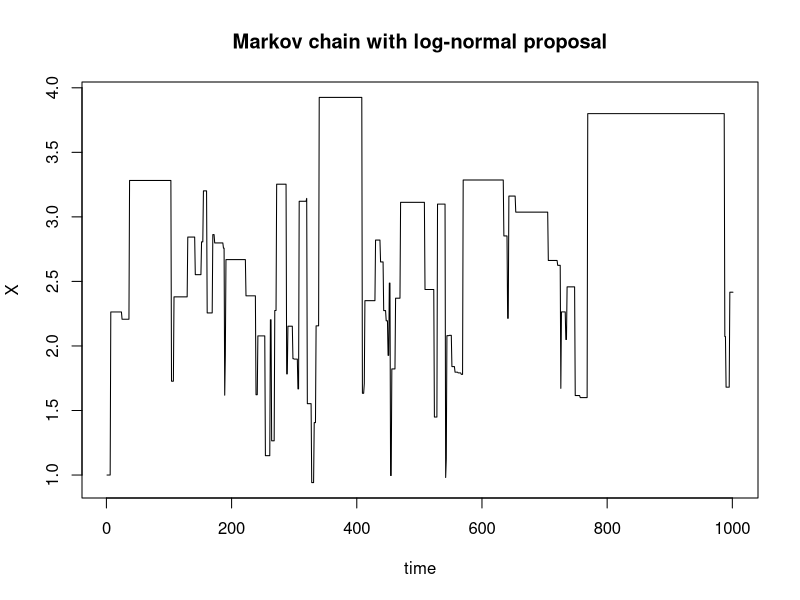
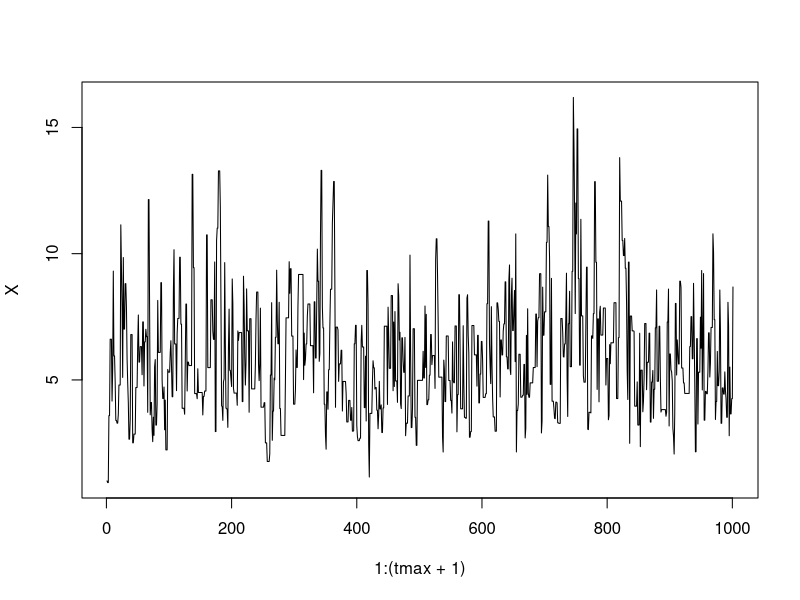

The R source for these figures, in order:
############### Question 1: Computations with Metropolis-Hastings ######################

# R version
RNGversion('3.5.1')

# Seed
set.seed(1234567890)

#libraries
library(coda)

# 1.

posterior <- function(x){
  x^5 * exp(-x)
}

posterior_sampler_ln <- function(tmax=1000, starting_point = 1) {
  
  
  X=rep(starting_point,tmax)
  
  for (t in 1:tmax) {
    
    Y = rlnorm(1,meanlog = X[t],sdlog = 1)
    U = runif(1,min = 0, max = 1)
    
    alpha = min(1,
                (posterior(Y) * dlnorm(X[t],meanlog = Y, sdlog = 1)) /
                  (posterior(X[t]) * dlnorm(Y, meanlog = X[t], sdlog = 1)))
    
    if (U < alpha) {
      X[t+1] = Y
    } else {
      X[t+1] = X[t]
    }
    
    t = t+1
    
  }
  
  return(X)
  
}

tmax=1000

# Seed
set.seed(1234567890)

plot(1:(tmax+1),posterior_sampler_ln(tmax = tmax), type ='l' 
     , main="Markov chain with log-normal proposal"
     , xlab = "time"
     , ylab = "X")


# 2.

posterior_sampler_chisq <- function(tmax=1000, starting_point = 1) {
  
  X=rep(starting_point,tmax)
  
  for (t in 1:tmax) {
    
    Y = rchisq(1,df = floor(X[t]+1))
    U = runif(1,min = 0, max = 1)
    
    alpha = min(1,
                (posterior(Y) * dchisq(X[t],df = floor(Y+1))) /
                  (posterior(X[t]) * dchisq(Y, df = floor(X[t]+1))))
    
    if (U < alpha) {
      X[t+1] = Y
    } else {
      X[t+1] = X[t]
    }
    
    t = t+1
    
  }
  
  return(X)
  
}

tmax=1000
X = posterior_sampler_chisq(starting_point = 1, tmax = tmax)
plot(1:(tmax+1),X, type = 'l')

# 3.

#conclusions

# 4.

starting_points = seq(1,10)


MCMC_seqs = mcmc.list()

for (k in starting_points) {
  MCMC_seqs[[k]] = as.mcmc(posterior_sampler_chisq(starting_point = k))
}

print(gelman.diag(MCMC_seqs))
# Potential scale reduction factors:
#   
#   Point est. Upper C.I.
# [1,]       1.02       1.03

# MCMC_seqs = mcmc.list()
# set.seed(1234567890)
# for (k in starting_points) {
#   MCMC_seqs[[k]] = as.mcmc(posterior_sampler_ln(starting_point = k))
# }
# 
# print(gelman.diag(MCMC_seqs))



#point estimate of the potential scale reduction factor is close to 1, so there is convergence.

# 5.

#integral is the Expected value of posterior distribution
#using Step1
X1 <- posterior_sampler_ln()
mean(X1) #larga variance

X2 <- posterior_sampler_chisq()
mean(X2) #small variance


# 6.

#Since the posterior distribution is a gamma distribution, its Expected value is alpha * beta,
#or in this case 6*1 = 6
